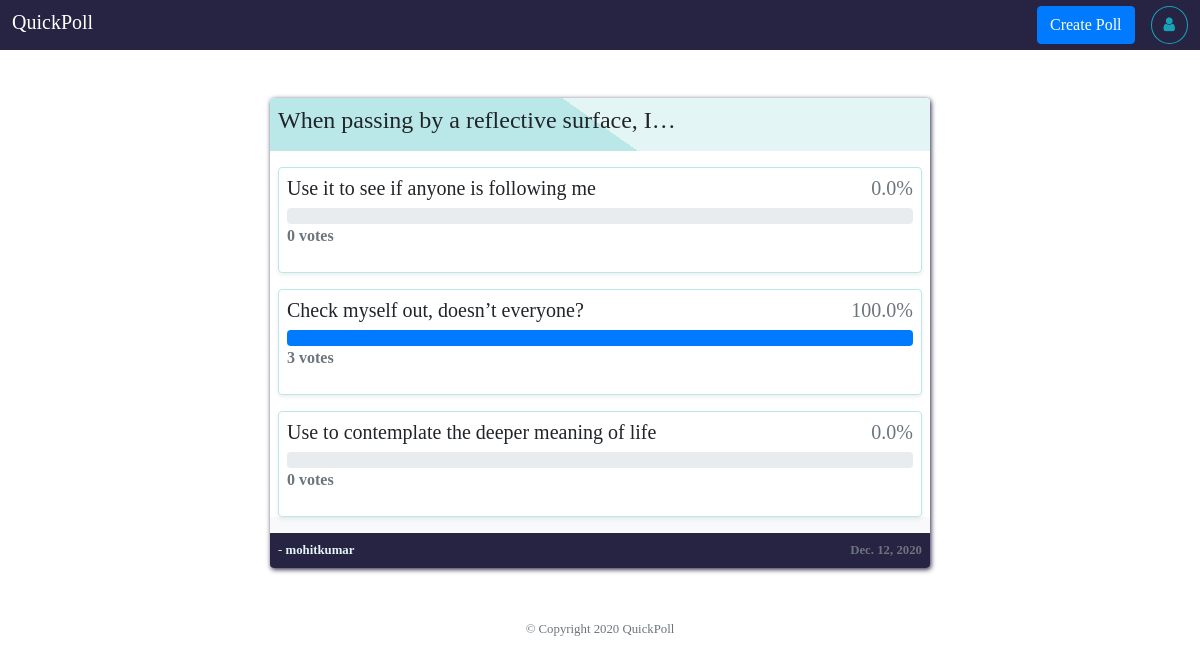
Page /home/result/ (signed in) on the committed database.
### createPoll/models.py (models this page shows, shortened)
class Question(models.Model):
	question_text = models.TextField()
	pollBy = models.CharField(max_length=20,default="anonymous")
	pub_date = models.DateField(auto_now_add=True)
	class Meta:
		verbose_name_plural = "question"

class Choices(models.Model):
	question = models.ForeignKey(Question,on_delete=models.CASCADE)
	choice = models.CharField(max_length=200)
	votes = models.IntegerField(default=0)
	def totalVotes(self,thisQuestion):
		tv = 0
		all_choices = thisQuestion.choices_set.all()
		for choice in all_choices:
			tv += choice.votes
		return tv
	def votePercentage(self):
		thisQuestion = Question.objects.get(id=self.question.id)
		vp = 0
		tv = self.totalVotes(thisQuestion)
		if tv == 0:
			return 0
		vp = round((self.votes/tv)*100,2)
		return vp
	class Meta:
		verbose_name_plural = "Choices"

### home/views.py (the view)
# urls.py: path('result/',views.result,name="result")
def result(request):
	try:
		question_id = request.session['sessQID'];
		question = Question.objects.get(id=question_id)
	except Question.DoesNotExist:
		return HttpResponse(reverse("home:home"))
	else:
		context = {'question':question}
		return render(request,"home/result.html",context)

### home/templates/home/result.html (shortened to what this page needs)
{%  extends 'user/base.html' %}
{% load static %}
{% block style %}
	<link rel="stylesheet" type="text/css" href="/static/user/css/style.css?{% now 'U' %}">
	<link rel="stylesheet" type="text/css" href="/static/user/css/home-style.css?{% now 'U' %}">
{% endblock style %}
{% block header %}
	<div class="jumbotron-fluid main-theme-bg smaller-padding d-flex justify-content-between">
		<h5 class="mt-1"><a href="{% url 'home:home' %}" class="white-color">QuickPoll</a></h5>
		<div class="d-flex ml-2s">
			<a href="{% url 'createPoll:createPoll' %}"><button class="btn btn-primary mr-2">Create Poll</button></a>
			<a href="{% url 'userProfile:userProfile' %}"><button class="btn btn-outline-info ml-2" style="border-radius:50%"><i class="fa fa-user"></i></button></a>
		</div>
	</div>
{% endblock header %}
{% block content %}
	<div class="container polls w-screen-auto p-0 bg-light mt-5 rounded ">
		<div class="poll-header p-2 rounded-top">
			<h4 class="question">{{ question.question_text }}</h4>
		</div>
		<div class="poll-body pt-3 pl-2 pr-2">
			{% for choice in question.choices_set.all %}
				<div class="container poll-result rounded d-flex flex-column p-2 mb-3 shadow-sm">
					<div class="d-flex justify-content-between">
						<h5>{{ choice.choice }}</h5>
						<h5 class="text-muted ml-2">{{ choice.votePercentage }}%</h5>
					</div>
					<div class="progress">
					  	<div class="progress-bar" role="progressbar" style="width: {{ choice.votePercentage  }}%" aria-valuenow="{{ choice.votePercentage  }}" aria-valuemin="0" aria-valuemax="100"></div>
					</div>
					<p class="text-muted font-weight-bolder">{{ choice.votes }} vote{{ choice.votes|pluralize }}</p>
				</div>
			{% endfor %}
		</div>
		<div class="poll-footer p-2 d-flex justify-content-between rounded-bottom">
			<small><a href="#">- <b>{{ question.pollBy }}</b></a></small>
			<small class="text-muted"><b>{{ question.pub_date }}</b></small>
		</div>
	</div>
{% endblock content %}

### user/static/user/css/style.css (style rules this page uses)
body { font-family:calibri; }
.main-theme-bg { background:#272343; }
.white-color { color:#FFFFFF; }
.smaller-padding { padding:0.5% 1%; }
@media screen and (min-width:801px) { .w-screen-auto { width:55%; } }

### user/static/user/css/home-style.css (style rules this page uses)
.polls.container { box-shadow:1px 1.4px 5px #272343; }
.poll-header { background-image:linear-gradient(35deg , #bae8e8 50% , #e3f6f5 50%); }
.poll-body { background:#fff; }
.poll-footer { background:#272343; }
.poll-footer a { color:#e3f6f5; }
.poll-result.container { border:0.8px solid #bae8e8; }

### rows in the picture
Question: question_text "When passing by a reflective surface, I…", pollBy "mohitkumar", pub_date "Dec. 12, 2020"
Choices: choice "Use it to see if anyone is following me", votePercentage "0.0", votes "0"
Choices: choice "Check myself out, doesn’t everyone?", votePercentage "100.0", votes "3"
Choices: choice "Use to contemplate the deeper meaning of life", votePercentage "0.0", votes "0"
